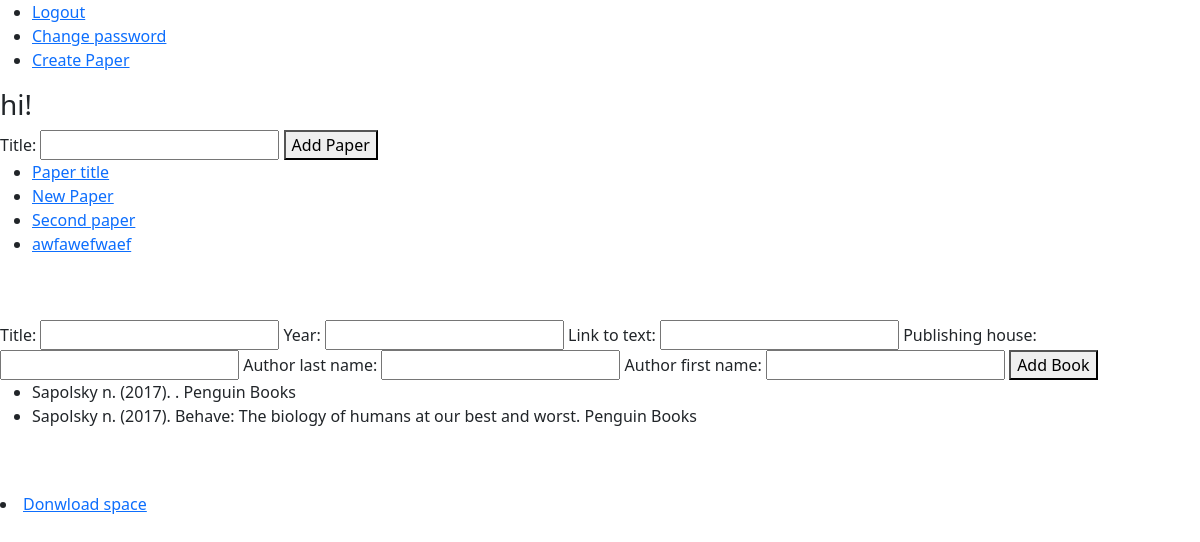
Page /work_space/2 (signed in) on the earlier database version.
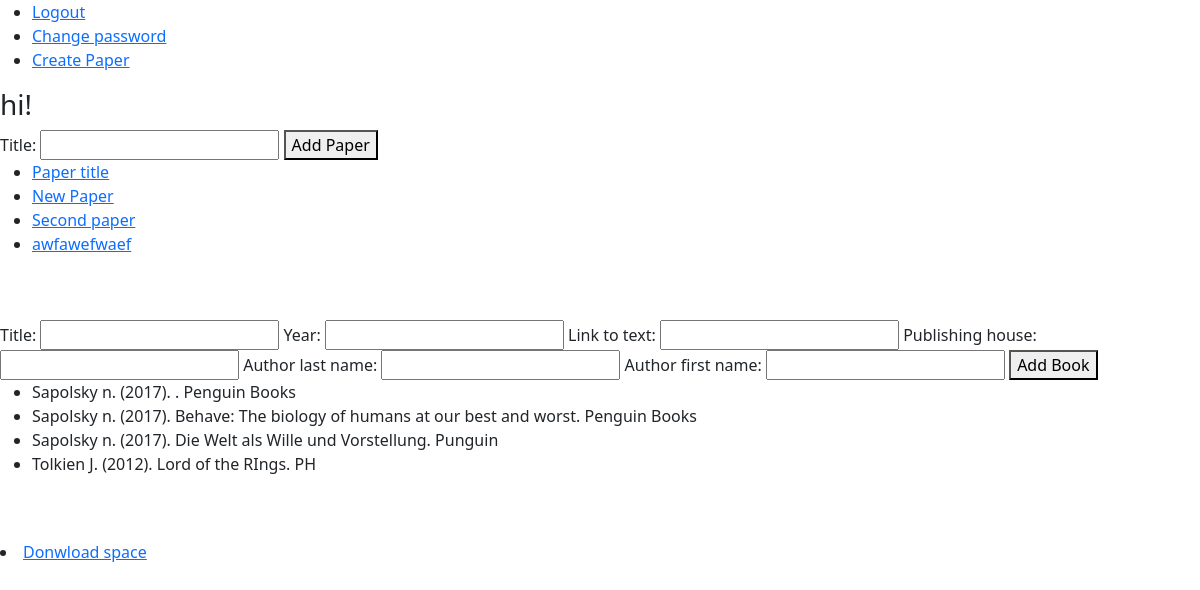
Same page on the later database version.
### work_space/models.py (models this page shows, shortened)
class WorkSpace(models.Model):
    owner = models.ForeignKey(User, on_delete=models.CASCADE)
    guests = models.ManyToManyField(User, blank=True, related_name="guests")
    title = models.CharField(max_length=50)
    is_archived = models.BooleanField(default=False)
    def __str__(self):
        return self.title

### paper_work/models.py (models this page shows, shortened)
class Paper(models.Model):
    work_space = models.ForeignKey(WorkSpace, on_delete=models.CASCADE, related_name="papers")
    user = models.ForeignKey(User, on_delete=models.CASCADE)
    title = models.CharField(max_length=50, unique=True)
    is_archived = models.BooleanField(default=False)
    is_finished = models.BooleanField(default=False)
    is_published = models.BooleanField(default=False)
    def __str__(self):
        return self.title

### bookshelf/models.py (models this page shows, shortened)
class BookAbstractModel(models.Model):
    related_name = "books"
    work_space = models.ForeignKey(WorkSpace, on_delete=models.CASCADE, related_name=related_name)
    user = models.ForeignKey(User, on_delete=models.CASCADE, related_name=related_name)
    title = models.CharField(max_length=100)
    year = models.IntegerField(blank=True)
    link_to_text = models.CharField(max_length=40, blank=True)
    publishing_house = models.CharField(max_length=20)
    class Meta:
        abstract = True

class Book(BookAbstractModel):
    author = models.ForeignKey(Author, on_delete=models.CASCADE, related_name="books")
    work_space = models.ForeignKey(WorkSpace, on_delete=models.CASCADE, related_name="books")
    user = models.ForeignKey(User, on_delete=models.CASCADE, related_name="books")
    def __str__(self):
        return f"{self.author.last_name} {self.author.first_name[0]}. ({self.year}). {self.title}. {self.publishing_house}"

class Author(models.Model):
    last_name = models.CharField(max_length=30)
    first_name = models.CharField(max_length=30)

### work_space/views.py (the view)
# urls.py: path("", include("work_space.urls")),
@login_required(redirect_field_name=None)
def work_space(request, space_id):
    space = check_work_space(space_id, request.user)
    return render(request, "work_space/work_space.html", {"space": space,
                                                          "papers": space.papers.all(),
                                                          "books": space.books.all(),
                                                          "form": NewPaperForm(),
                                                          "book_form": NewBookForm})

### paper_work/forms.py
class NewPaperForm(forms.Form):
    title = forms.CharField(max_length=50)

### utils/verification.py (called while the page is built)
def check_work_space(space_id, user):
    try:
        space = WorkSpace.objects.get(pk=space_id)
    except ObjectDoesNotExist:
        raise Http404
    else:
        if space.owner != user and user not in space.guests.all():
            raise Http404
        return space

### work_space/templates/work_space/work_space.html (shortened to what this page needs)
{% extends "layout.html" %}
{% load static %}
{% block body %}
    <h3>{{ space }}</h3>
    <form action="{% url 'paper_work:create_paper' space.pk %}" method="post">
        {{ form }}
        <button id="change_password_button" type="submit">Add Paper</button>
    </form>
    <ul>
        {% for paper in papers %}
        <li>
            <a href="{% url 'paper_work:paper_space' paper.pk %}">{{ paper }}</a>
        </li>
        {% endfor %}
    </ul><br><br>
    <form action="{% url 'bookshelf:add_book' space.pk %}" method="post">
        {{ book_form }}
        <button  type="submit">Add Book</button>
    </form>
    <ul>
        {% for book in books %}
        <li>
           {{ book }}
        </li>
        {% endfor %}
    </ul><br><br>
    <li>
        <a href="{% url 'work_space:download_space' space.pk %}">Donwload space</a>
    </li>
{% endblock %}

### media/templates/layout.html (shortened to what this page needs)
{% load static %}
<!DOCTYPE html>
<html lang="en">
    <head>
        <link href="https://cdn.jsdelivr.net/npm/bootstrap@5.1.3/dist/css/bootstrap.min.css" rel="stylesheet">
        <link href="https://cdnjs.cloudflare.com/ajax/libs/font-awesome/4.7.0/css/font-awesome.min.css" rel="stylesheet">
        <link href="{% static 'styles.css' %}" rel="stylesheet">
    </head>
    <body>
        <ul>
            {% if user.is_authenticated %}
                <li><a href="{% url 'user_management:logout' %}">Logout</a></li>
                <li><a href="{% url 'user_management:change_password' %}">Change password</a></li>
                <li><a href="{% url 'work_space:create_space' %}">Create Paper</a></li>
            {% else %}
                <li><a href="{% url 'user_management:login' %}">Login</a></li>
                <li><a href="{% url 'user_management:register' %}">Register</a></li>
            {% endif %}
        </ul>
        <div>
            {% block body %}{% endblock %}
        </div>
    </body>
</html>

Differences in the rows shown:
added Book: author+year+title "Sapolsky n. (2017). Die Welt als Wille und Vorstellung. Punguin"
added Book: author+year+title "Tolkien J. (2012). Lord of the RIngs. PH"
